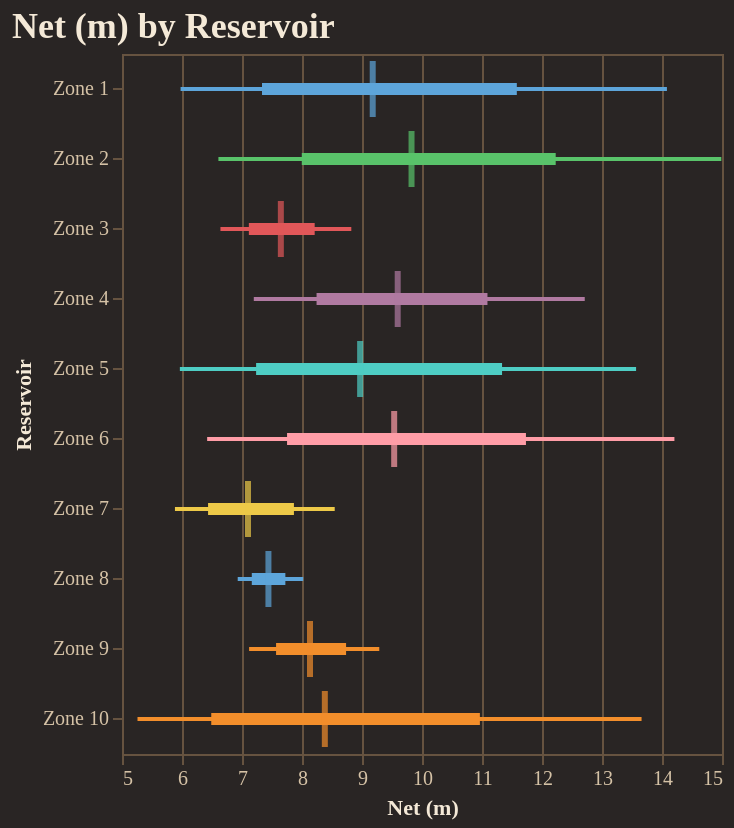

Notebook source saved alongside this figure:
### Code cell
fig = reporter.plotter.forest_plot(
    "Net (m)", 
    backend=PLOTTING_BACKEND
)
fig.show()

### Figure 1 — Vega-Lite specification as saved in the notebook (floating-point values rounded to 4 significant figures)
{"config": {"background": "#292524", "view": {"fill": "#292524", "stroke": "#665340"}, "title": {"color": "#f4e9d7", "font": "Merriweather", "fontSize": 18, "fontWeight": 600, "subtitleColor": "#d5c2a6", "anchor": "start"}, "axis": {"domainColor": "#665340", "gridColor": "#665340", "tickColor": "#665340", "labelColor": "#d5c2a6", "titleColor": "#f4e9d7", "labelFont": "Merriweather", "titleFont": "Merriweather"}, "legend": {"titleColor": "#f4e9d7", "labelColor": "#d5c2a6", "labelFont": "Merriweather", "titleFont": "Merriweather", "orient": "top-right", "symbolType": "circle"}, "header": {"labelColor": "#d5c2a6", "titleColor": "#f4e9d7", "labelFont": "Merriweather", "titleFont": "Merriweather"}, "mark": {"color": "#c78d3b"}, "line": {"color": "#c78d3b"}, "bar": {"color": "#c78d3b"}, "point": {"color": "#ddb06d"}, "area": {"color": "#c78d3b", "opacity": 0.35}, "text": {"color": "#f4e9d7", "font": "Merriweather"}, "range": {"category": ["#5DA5DA", "#F28E2B", "#59C36A", "#E15759", "#B07AA1", "#4ECDC4", "#FF9DA7", "#EDC948"]}}, "layer": [{"mark": {"type": "rule", "strokeWidth": 2}, "encoding": {"color": {"field": "group", "legend": null, "type": "nominal"}, "x": {"field": "p10", "scale": {"zero": false}, "title": "Net (m)", "type": "quantitative"}, "x2": {"field": "p90"}, "y": {"field": "group", "sort": ["Zone 1", "Zone 2", "Zone 3", "Zone 4", "Zone 5", "Zone 6", "Zone 7", "Zone 8", "Zone 9", "Zone 10"], "title": "Reservoir", "type": "nominal"}}}, {"mark": {"type": "rule", "strokeWidth": 6}, "encoding": {"color": {"field": "group", "legend": null, "type": "nominal"}, "x": {"field": "p25", "scale": {"zero": false}, "title": "Net (m)", "type": "quantitative"}, "x2": {"field": "p75"}, "y": {"field": "group", "sort": ["Zone 1", "Zone 2", "Zone 3", "Zone 4", "Zone 5", "Zone 6", "Zone 7", "Zone 8", "Zone 9", "Zone 10"], "title": "Reservoir", "type": "nominal"}}}, {"mark": {"type": "tick", "color": "black", "size": 28, "thickness": 3}, "encoding": {"color": {"field": "group", "legend": null, "type": "nominal"}, "tooltip": [{"field": "group", "title": "Group", "type": "nominal"}, {"field": "p10", "title": "P10", "type": "quantitative"}, {"field": "p25", "title": "P25", "type": "quantitative"}, {"field": "median", "title": "Median", "type": "quantitative"}, {"field": "p75", "title": "P75", "type": "quantitative"}, {"field": "p90", "title": "P90", "type": "quantitative"}], "x": {"field": "median", "scale": {"zero": false}, "title": "Net (m)", "type": "quantitative"}, "y": {"field": "group", "sort": ["Zone 1", "Zone 2", "Zone 3", "Zone 4", "Zone 5", "Zone 6", "Zone 7", "Zone 8", "Zone 9", "Zone 10"], "title": "Reservoir", "type": "nominal"}}}], "data": {"name": "data-f9a9d12aa470609513b7d989e3bf5a95"}, "height": 350, "title": "Net (m) by Reservoir", "width": "container", "$schema": "https://vega.github.io/schema/vega-lite/v5.20.1.json", "datasets": {"data-f9a9d12aa470609513b7d989e3bf5a95": [{"group": "Zone 1", "p10": 5.976, "p25": 7.333, "median": 9.178, "p75": 11.58, "p90": 14.08}, {"group": "Zone 2", "p10": 6.607, "p25": 7.996, "median": 9.825, "p75": 12.23, "p90": 14.99}, {"group": "Zone 3", "p10": 6.641, "p25": 7.114, "median": 7.647, "p75": 8.212, "p90": 8.822}, {"group": "Zone 4", "p10": 7.197, "p25": 8.243, "median": 9.595, "p75": 11.09, "p90": 12.71}, {"group": "Zone 5", "p10": 5.964, "p25": 7.235, "median": 8.969, "p75": 11.33, "p90": 13.57}, {"group": "Zone 6", "p10": 6.419, "p25": 7.751, "median": 9.536, "p75": 11.73, "p90": 14.21}, {"group": "Zone 7", "p10": 5.883, "p25": 6.434, "median": 7.1, "p75": 7.865, "p90": 8.545}, {"group": "Zone 8", "p10": 6.929, "p25": 7.163, "median": 7.441, "p75": 7.723, "p90": 8.02}, {"group": "Zone 9", "p10": 7.118, "p25": 7.568, "median": 8.133, "p75": 8.735, "p90": 9.288}, {"group": "Zone 10", "p10": 5.258, "p25": 6.487, "median": 8.38, "p75": 10.96, "p90": 13.66}]}}
